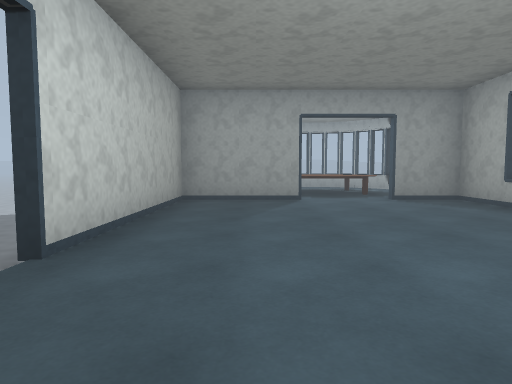
View 1 (above)

13 first-person views from a walk through a Unity game level. The camera is 1.2 m above the floor, tilts 4° down and sees 75° across. The floor is counted in squares, 2 m on a side. Each view is taken from the middle of a square. On the plan, view 1 faces up. The plan holds only what a view shows up to about 10 squares ahead; the rest is blank. The place goes on beyond the plan. Some animated figures are left out.

View 2
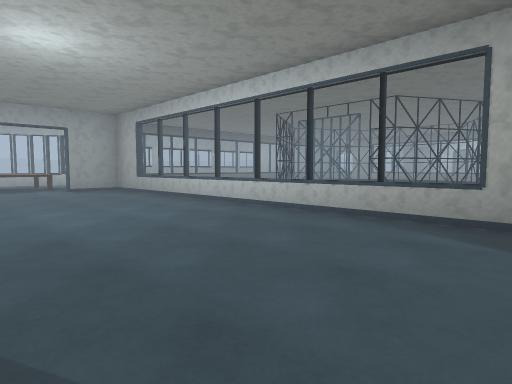

View 3
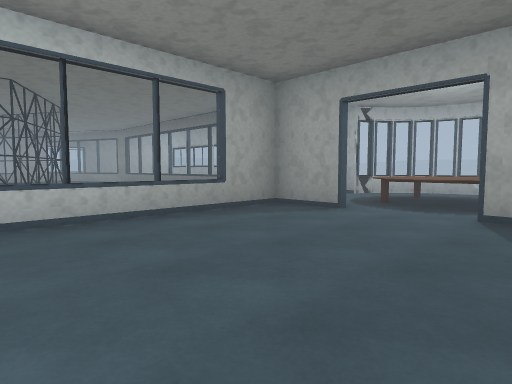

View 4
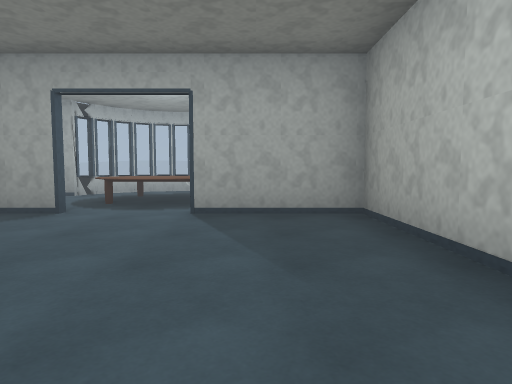

View 5
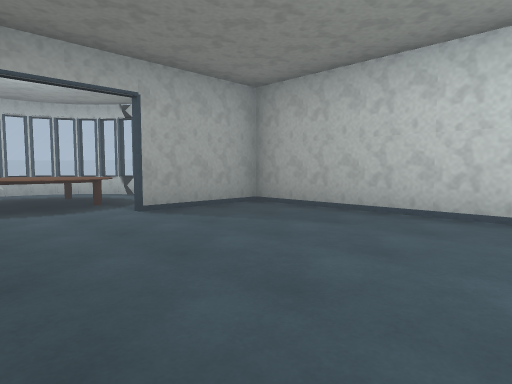

View 6
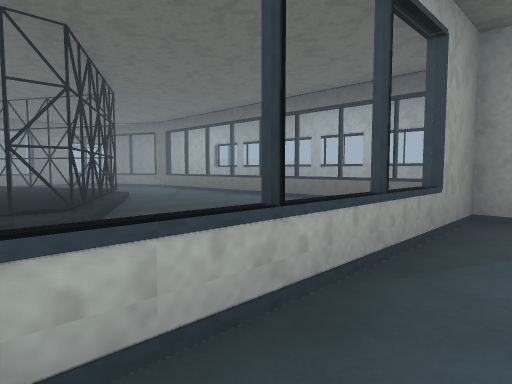

View 7
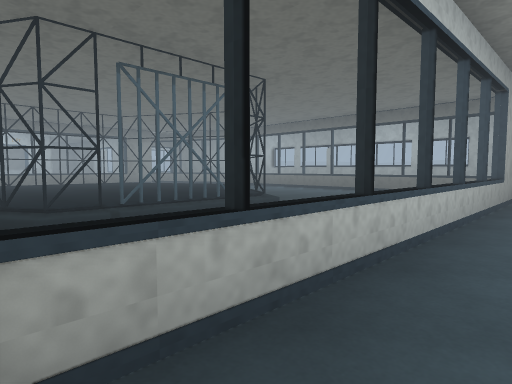

View 8
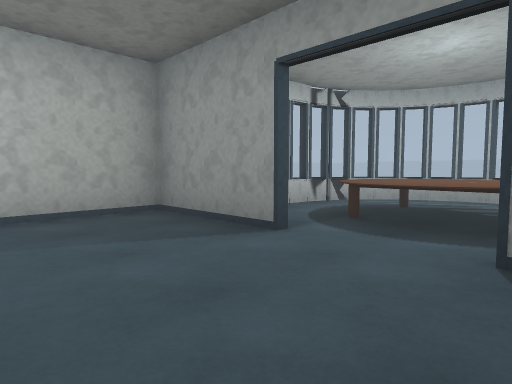

View 9
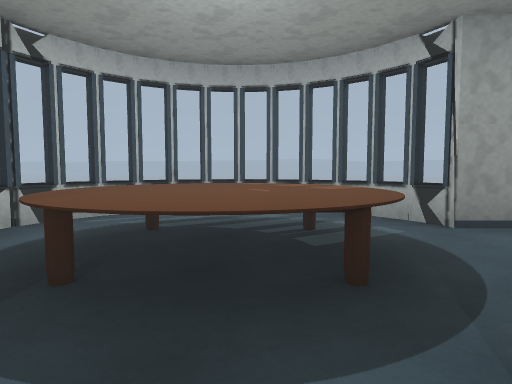

View 10
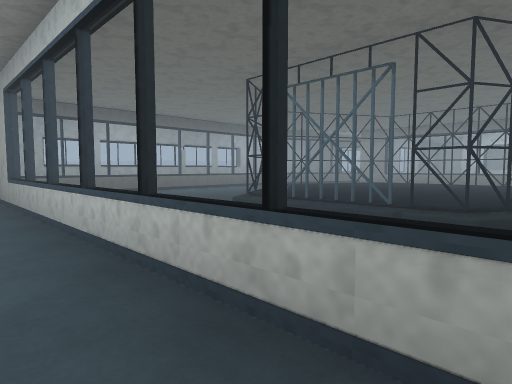

View 11
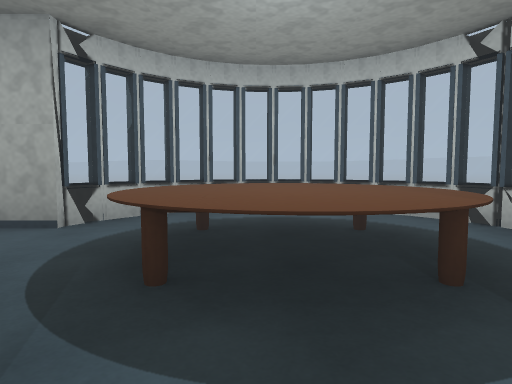

View 12
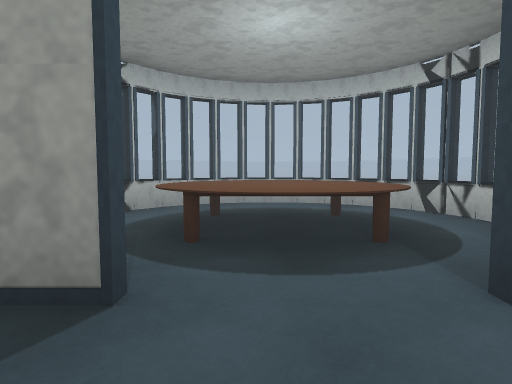

View 13
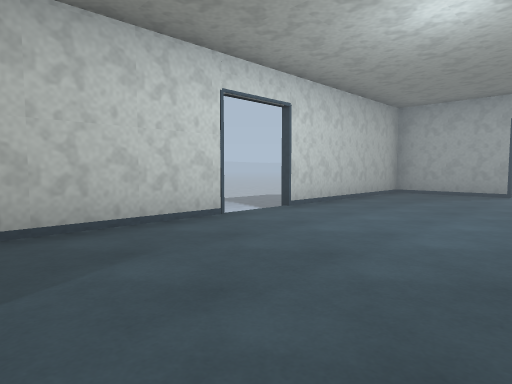

### Floor plan
Points are (right, up) in squares from view 1. A wall is a line through its corners. A room is listed if a view was taken in it or the views show most of it. See-through windows are left out.
Room 1 (views 1, 2, 3, 4, 5, 6, 7, 8, 9, 10, 11, 12, 13)
walls: (-1.4, 0.9) (-1.4, -3.4) (0.6, -3.4); (2.5, -3.4) (3.9, -3.4) (3.9, 6.4) (2.6, 6.4); (-0.6, -5.9) (-0.5, -6.4) (-0.2, -7.1) (0.6, -7.7) (1.5, -8) (2.5, -7.9) (3.5, -7.3) (4, -6.3); (1, 6.4) (-1.4, 6.4) (-1.4, 2.1); (-0.3, -6.8) (0.2, -7.4) (1, -7.9) (2, -8) (2.9, -7.7) (3.7, -7.1); (3.3, -7.4) (3.8, -6.8)
ways out: opening at (-2, 1.5); opening at (2, 6)
objects: other object (1, -7) to (3, -4)

Positions as (right, up) in squares from view 1, and headings:
1: (0, 0), facing up
2: (0, -3), facing up-right
3: (0, 1), facing down-right
4: (0, 1), facing down
5: (3, 1), facing down-left
6: (3, 1), facing down-right
7: (3, 4), facing down-right
8: (3, 4), facing up-left
9: (2, 6), facing up
10: (3, -1), facing up-right
11: (2, -3), facing down
12: (2, -2), facing down
13: (2, -2), facing up-left
